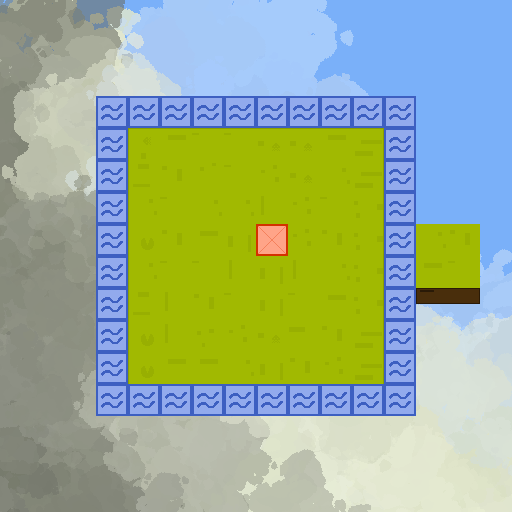

The image is a tile-based game level rendered from a .tmx file. Its description and source (layers, tilesets, objects; grid data summarised) follow:
An orthogonal 16x16 tile map with 32x32 px tiles, 3 tile layers (ground, function, object), 2 tilesets, 1 image layer and 2 objects (buttonactiontest).

<map version="1.0" orientation="orthogonal" width="16" height="16" tilewidth="32" tileheight="32">
 <tileset firstgid="1" name="tile_ground" tilewidth="32" tileheight="32">
  <image source="tile_ground.png" width="512" height="512" />
 </tileset>
 <tileset firstgid="257" name="tile_function" tilewidth="32" tileheight="32">
  <image source="tile_function.png" width="512" height="512" />
  <tile id="0">
   <properties>
    <property name="type" value="solid" />
   </properties>
  </tile>
  <tile id="1">
   <properties>
    <property name="type" value="activator" />
   </properties>
  </tile>
  <tile id="2">
   <properties>
    <property name="type" value="death" />
   </properties>
  </tile>
  <tile id="3">
   <properties>
    <property name="type" value="stair" />
   </properties>
  </tile>
  <tile id="4">
   <properties>
    <property name="type" value="air" />
   </properties>
  </tile>
  <tile id="5">
   <properties>
    <property name="type" value="spawn" />
   </properties>
  </tile>
 </tileset>
 <imagelayer name="background" width="16" height="16">
  <image source="image_background.png" />
 </imagelayer>
 <layer name="ground" width="16" height="16">
  <data>[256 cells, 78 non-empty, 36 distinct tile ids]</data>
 </layer>
 <layer name="function" width="16" height="16">
  <properties>
   <property name="display" value="false" />
  </properties>
  <data>[256 cells, 36 non-empty, 1 distinct tile ids]</data>
 </layer>
 <layer name="object" width="16" height="16">
  <data>[256 cells, 0 non-empty, 0 distinct tile ids]</data>
 </layer>
 <objectgroup name="actions" width="16" height="16">
  <object name="buttonactiontest" x="162" y="168" width="24" height="23">
   <properties>
    <property name="type" value="playerspawn" />
   </properties>
  </object>
  <object x="399" y="211" width="28" height="26" />
 </objectgroup>
</map>